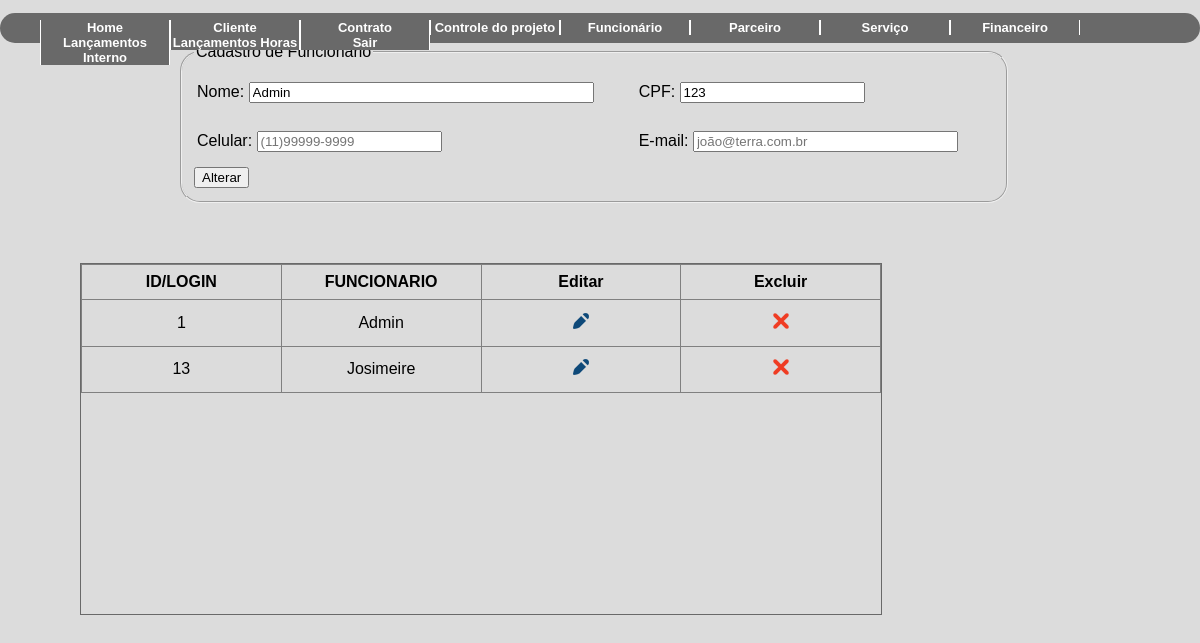
The page /funcionario.php?acao=edit&func=1 (signed in) on the database its author committed.
### tables this page shows
CREATE TABLE IF NOT EXISTS `funcionario` (
  `ID` int(11) NOT NULL AUTO_INCREMENT,
  `NOME` varchar(50) NOT NULL,
  `CPF` varchar(11) NOT NULL,
  `EMAIL` varchar(50) DEFAULT NULL,
  `CELULAR` char(11) DEFAULT NULL,
  PRIMARY KEY (`ID`)
);

### classes/funcionario.class.php (called while the page is built, shortened)
<?php
require_once 'Conexao.class.php';
require_once 'funcoes.class.php';
class Funcionario{
    public function __construct(){
        $this->con = new conexao();
    }
    public function querySeleciona(){
        try{
            $cst = $this->con->conect()->prepare("SELECT * FROM `funcionario`");
            $cst->execute();
            return $cst->fetchAll();
        }catch(PDOException $ex){
            return 'error'.$ex->getMessage();
        }
    }
    public function querySelect($dados){
        try{
            $cst = $this->con->conect()->prepare("SELECT * FROM funcionario WHERE ID = $dados");
            $cst -> execute();
            return $cst->fetch();
        }catch(PDOException $ex){
            return 'erro '.$ex->getMessage();
        }
    }
}
?>

### classes/Conexao.class.php (called while the page is built)
<?php
class conexao{
    private $usuario;
    private $senha;
    private $banco;
    private $servidor;
    private static $pdo;
    public function __construct(){
        $this->servidor = "localhost";
        $this->banco = "teste2";
        $this->usuario =  "root";
        $this->senha = "";
    }
    public function conect(){
        try{
            if(is_null(self::$pdo)){
                self::$pdo = new PDO("mysql:host=".$this->servidor.";dbname=".$this->banco, $this->usuario, $this->senha);
            }
            return self::$pdo;
        } catch (PDOException $ex) {
			echo $ex->getMessage();
        }
    }
}
?>

### classes/funcoes.class.php (called while the page is built, shortened)
<?php
class funcoes{
    public function tratarCaracter($vlr, $tipo){
        switch($tipo){
            case 1: $rst = utf8_decode($vlr); break;
            case 2: $rst = htmlentities($vlr, ENT_QUOTES, "ISO-8859-1"); break;
        }
        return $rst;
    }
}
?>

### funcionario.php (the view, shortened to what this page needs)
<?php
    require_once 'classes/funcoes.class.php';
    require_once 'classes/funcionario.class.php';
    $objFc = new Funcoes();
    $objfn = new Funcionario();
    if(isset($_GET['acao'])){
        switch($_GET['acao']){
            case 'edit': $func = $objfn->querySelect($_GET['func']); break;
        }
    }
?>
<!DOCTYPE html>
<html lang="pt-br">
<head>
    <link rel="stylesheet" type="text/css" href="Style/style3.css" />
</head>
<body>
<nav>
        <div >
           <?php include_once("header.php"); ?>
        </div>
</nav>
<div style="height:140px;">
            <fieldset id="contato" style="margin: 10px; height:100%;  float:left; margin-top: 0px;  width:300px; border-radius:20px 20px 20px 20px ">
                <legend>Cadastro de Funcionario</legend>
                <form method = "POST">
                <table ALIGN="left" height="100px" ; width="800px" ;>
                    <tr>
                        <td><label for="nomefuncionario">Nome: </label><input type="text" name="nome" id="funcionario"  value="<?=$objFc->tratarCaracter((isset($func['NOME']))?($func['NOME']):(''), 2)?>" size="40" placeholder="Nome Completo" /></td>
                        <td><label for="cpffuncionario">CPF: </label><input type="number" name="cpf" id="cpf" size="14" value="<?=$objFc->tratarCaracter((isset($func['CPF']))?($func['CPF']):(''), 2)?>" maxlength="9" placeholder="000.000.000-00" /></td>
                    </tr>
                    <tr>
                        <td><label for="cCel">Celular: </label><input type="number" name="cel" id="cCel" size="11"      value="<?=$objFc->tratarCaracter((isset($func['CELULAR']))?($func['CELULAR']):(''), 2)?>" maxlength="11" placeholder="(11)99999-9999" /></td>
                        <td><label for="cMail">E-mail: </label><input type="text" name="email" id="cMail" size="30"    value="<?=$objFc->tratarCaracter((isset($func['EMAIL']))?($func['EMAIL']):(''), 2)?>" maxlength="30" placeholder="joão@terra.com.br" /></td>
                    </tr>
                </table>
                <div class="botao6">
            <input type="submit" name="<?=(isset($_GET['acao']) == 'edit')?('btAlterar'):('btCadastrar')?>" value="<?=(isset($_GET['acao']) == 'edit')?('Alterar'):('Cadastrar')?>">
            </form>
            </fieldset>
        </div>
        <div class="scroll">
        <table border="1">
            <thead>
                <tr>
                <th>ID/LOGIN</th>
                <th>FUNCIONARIO</th>
                <th>Editar</th>
                <th>Excluir</th>
                </tr>
            </thead>
            <tbody>
                <?php foreach($objfn->querySeleciona() as $rst){ ?>
                <tr>
                    <td> <?php echo ($objFc->tratarCaracter($rst['ID'], 1)) ?> </td>
                    <td> <?php echo ($objFc->tratarCaracter($rst['NOME'], 2)) ?> </td>
                    <td><div class="editar"><a href="funcionario.php?acao=edit&func=<?php echo $rst['ID'] ?>" title="Editar dados"> <img src="img/ico-editar.png" width="16" height="16" alt="Editar"> </a></div>  </td>
                    <td> <div class="excluir"><a href="?acao=delet&func=<?=$objFc->tratarCaracter($rst['ID'], 1)?>" title="Excluir esse dado"><img src="img/ico-excluir.png" width="16" height="16" alt="Excluir"></a></div> </td>
                </tr>
                <?php } ?>
        </table>
    </div>
</body>
</html>

### Style/style3.css (style rules this page uses)
html { width: 100%; height: 100% }
body { margin: 0; background-color: #DCDCDC; font-family: 'Trebuchet MS', 'Lucida Sans Unicode', 'Lucida Grande', 'Lucida Sans', Arial, sans-serif }
.scroll { overflow: scroll; overflow: auto; border: solid 1px #696969; width: 800px; height: 300px; margin: 80px; width: 800px; height: 350px; }
.scroll table { width: 100%; table-layout: fixed; text-align: center; border-collapse: collapse; }
.scroll table tr th { padding: .5em; margin: 0; text-align: center; }
.scroll table td { padding: .8em; }

### Style/style.css (style rules this page uses)
body { background-color: #DCDCDC; }

### rows shown on the page
funcionario: nome "Admin", cpf "123", ID "1", NOME "Admin"
funcionario: ID "13", NOME "Josimeire"
